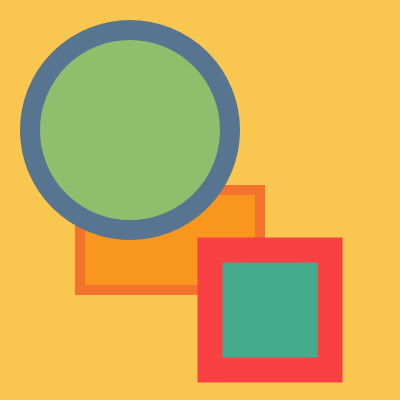
Frame 1 (no input)
Frame 60 (no input): identical to frame 1, image omitted
Frame 120 (the mouse pressed at the canvas centre since frame 60): identical to frame 1, image omitted

The p5.js sketch that drew this single still picture (run headless with seeded random() and noise() and a simulated clock; from frame 60 on, the mouse is pressed at the canvas centre):

// p5.js sketch
// ── sketch.js
/*
  Workshop: 
  "Learning Mathematics Through Programming 
  and Interactive Graphics with p5.js"
  by Juan Carlos Ponce Campuzano
  
  Meinjin Delta Brisbane, Australia, November 23-28, 2025
  Part I: Example 2
*/

function setup() {
  createCanvas(400, 400);
}

function draw() {
  background(249, 199, 79);
  fill(248, 150, 30);
  strokeWeight(10);
  stroke(243, 114, 44);
  rect(80, 190, 180, 100);
  fill(144, 190, 109);
  strokeWeight(20)
  stroke(87, 117, 144);
  ellipse(130, 130, 200, 200);
  fill(67, 170, 139);
  strokeWeight(25);
  stroke(249, 65, 68);
  rect(210, 250, 120, 120);
}
// ── style.css
html, body {
  margin: 0;
  padding: 0;
  overflow-y: hidden;
}
canvas {
  display: block;
}
